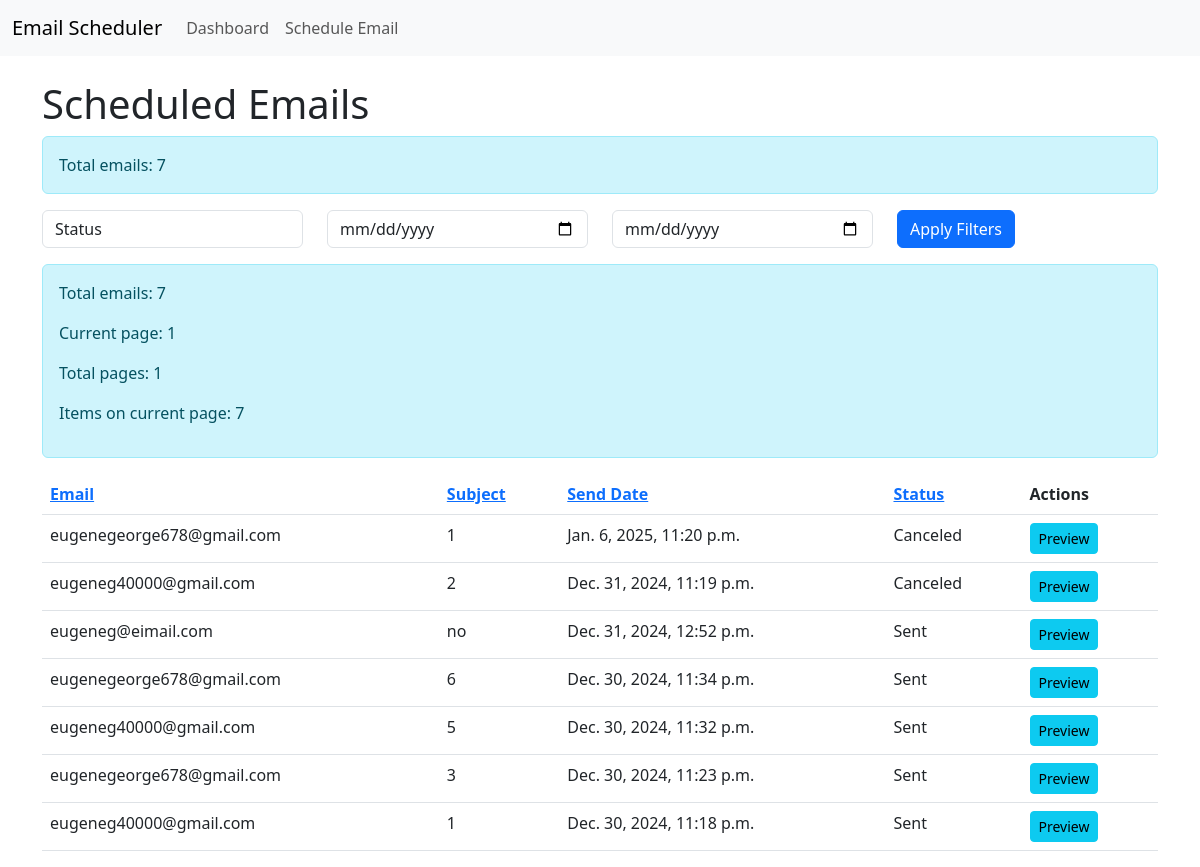
The app's page /, older data.
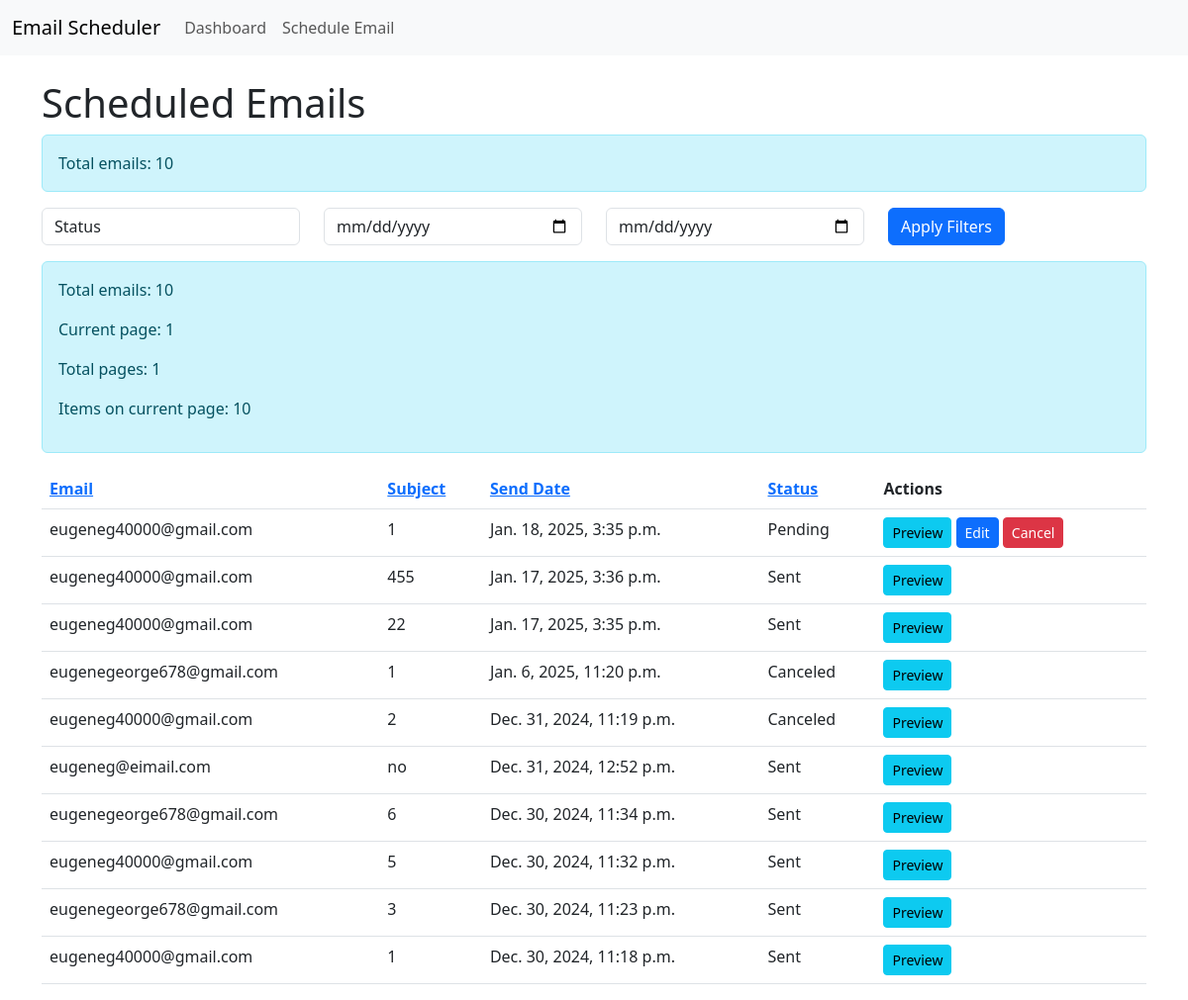
The same page, newer data.
### email_scheduler/models.py (models this page shows, shortened)
class EmailSchedule(models.Model):
    email = models.EmailField()
    subject = models.CharField(max_length=255)
    message = models.TextField()
    send_date = models.DateTimeField(null=True, blank=True)
    status = models.CharField(max_length=10, choices=[('Pending', 'Pending'), ('Sent', 'Sent'), ('Failed', 'Failed'), ('Canceled', 'Canceled')],default='Pending')
    recurring = models.CharField(max_length=10, choices=[('Daily', 'Daily'), ('Weekly', 'Weekly'), ('Monthly', 'Monthly')], blank=True, null=True)
    template = models.ForeignKey(EmailTemplate, on_delete=models.SET_NULL, null=True, blank=True)
    created_at = models.DateTimeField(auto_now_add=True)
    updated_at = models.DateTimeField(auto_now=True)
    class Meta:
        ordering = ['-created_at']  # Default ordering
        indexes = [
            models.Index(fields=['send_date']),
            models.Index(fields=['status']),
            models.Index(fields=['created_at']),
        ]
    RECURRING_INTERVALS = {
        'Daily': lambda date: date + timedelta(days=1),
        'Weekly': lambda date: date + timedelta(weeks=1),
        'Monthly': lambda date: date + timedelta(weeks=4),
    }

### email_scheduler/views.py (the view)
# urls.py: path('', views.email_dashboard, name='email_dashboard'),
def email_dashboard(request):
    params = request.GET
    status = params.get('status', '')
    start_date = params.get('start_date', '')
    end_date = params.get('end_date', '')
    sort_by = params.get('sort_by', 'send_date')
    sort_order = params.get('sort_order', 'desc')
    page = params.get('page', '1')
    emails = list(EmailSchedule.objects.all())
    if status:
        emails = [e for e in emails if e.status == status]
    def parse_date(date_str):
        try:
            return timezone.datetime.strptime(date_str, '%Y-%m-%d').date()
        except (ValueError, TypeError):
            return None
    start = parse_date(start_date)
    end = parse_date(end_date)
    if start:
        emails = [e for e in emails if e.send_date and e.send_date.date() >= start]
    if end:
        emails = [e for e in emails if e.send_date and e.send_date.date() <= end]
    emails.sort(
        key=lambda x: getattr(x, sort_by) or '',
        reverse=(sort_order == 'desc')
    )
    try:
        paginator = Paginator(emails, 10)
        page_obj = paginator.get_page(page)
    except Exception as e:
        logger.error(f"Pagination error: {e}")
        page_obj = []
    return render(request, 'email_dashboard.html', {
        'page_obj': page_obj,
        'status': status,
        'start_date': start,
        'end_date': end,
        'sort_by': sort_by,
        'sort_order': sort_order,
        'total_emails': len(emails),
        'page_range': paginator.page_range if 'paginator' in locals() else range(1),
    })

### email_scheduler/templates/email_dashboard.html (shortened to what this page needs)
{% extends 'base.html' %}
{% block content %}
<h1>Scheduled Emails</h1>
<div class="alert alert-info">
    Total emails: {{ total_emails }}
</div>
<form method="get" class="mb-3 row">
    <div class="col-md-3">
        <select name="status" class="form-control">
            <option value="">Status</option>
        </select>
    </div>
    <div class="col-md-3">
        <input type="date" name="start_date" class="form-control" value="{{ start_date }}" placeholder="Start Date">
    </div>
    <div class="col-md-3">
        <input type="date" name="end_date" class="form-control" value="{{ end_date }}" placeholder="End Date">
    </div>
    <div class="col-md-3">
        <button type="submit" class="btn btn-primary">Apply Filters</button>
    </div>
</form>
<div class="alert alert-info">
    <p>Total emails: {{ total_emails }}</p>
    <p>Current page: {{ page_obj.number }}</p>
    <p>Total pages: {{ page_obj.paginator.num_pages }}</p>
    <p>Items on current page: {{ page_obj|length }}</p>
</div>
{% if total_emails > 0 %}
    <table class="table">
        <thead>
            <tr>
                <th>
                    <a href="?status={{ status }}&start_date={{ start_date }}&end_date={{ end_date }}&sort_by=email&sort_order={% if sort_by == 'email' and sort_order == 'asc' %}desc{% else %}asc{% endif %}"
                       class="{% if sort_by == 'email' %}text-primary{% endif %}">
                        Email
                    </a>
                </th>
                <th>
                    <a href="?status={{ status }}&start_date={{ start_date }}&end_date={{ end_date }}&sort_by=subject&sort_order={% if sort_by == 'subject' and sort_order == 'asc' %}desc{% else %}asc{% endif %}"
                       class="{% if sort_by == 'subject' %}text-primary{% endif %}">
                        Subject
                    </a>
                </th>
                <th>
                    <a href="?status={{ status }}&start_date={{ start_date }}&end_date={{ end_date }}&sort_by=send_date&sort_order={% if sort_by == 'send_date' and sort_order == 'asc' %}desc{% else %}asc{% endif %}"
                       class="{% if sort_by == 'send_date' %}text-primary{% endif %}">
                        Send Date
                    </a>
                </th>
                <th>
                    <a href="?status={{ status }}&start_date={{ start_date }}&end_date={{ end_date }}&sort_by=status&sort_order={% if sort_by == 'status' and sort_order == 'asc' %}desc{% else %}asc{% endif %}"
                       class="{% if sort_by == 'status' %}text-primary{% endif %}">
                        Status
                    </a>
                </th>
                <th>Actions</th>
            </tr>
        </thead>
        <tbody>
            {% for email in page_obj %}
            <tr>
                <td>{{ email.email }}</td>
                <td>{{ email.subject }}</td>
                <td>{{ email.send_date }}</td>
                <td id="email-status-{{ email.id }}">{{ email.status }}</td>
                <td>
                    <button class="btn btn-info btn-sm preview-email-btn" data-bs-toggle="modal" data-bs-target="#previewModal" data-email-id="{{ email.id }}">
                        Preview
                    </button>
                    {% if email.status == 'Pending' %}
                    <a class="btn btn-primary btn-sm" id="edit-button-{{ email.id }}" href="{% url 'edit_email' email.id %}">Edit</a>
                    <a class="btn btn-danger btn-sm" id="cancel-button-{{ email.id }}" href="{% url 'delete_email' email.id %}">Cancel</a>
                    {% endif %}
                </td>
            </tr>
            {% endfor %}
        </tbody>
    </table>
{% else %}
    <div class="alert alert-warning">
        No emails found matching your criteria.
    </div>
{% endif %}
{% endblock %}

Row changes from the older to the newer data that the page shows:
added EmailSchedule: email "eugeneg40000@gmail.com", subject "1", send_date "Jan. 18, 2025, 3:35 p.m.", status "Pending"
added EmailSchedule: email "eugeneg40000@gmail.com", subject "455", send_date "Jan. 17, 2025, 3:36 p.m.", status "Sent"
added EmailSchedule: email "eugeneg40000@gmail.com", subject "22", send_date "Jan. 17, 2025, 3:35 p.m.", status "Sent"
Text that changed along with them:
{{ total_emails }}: "7" → "10"
{{ page_obj|length }}: "7" → "10"
